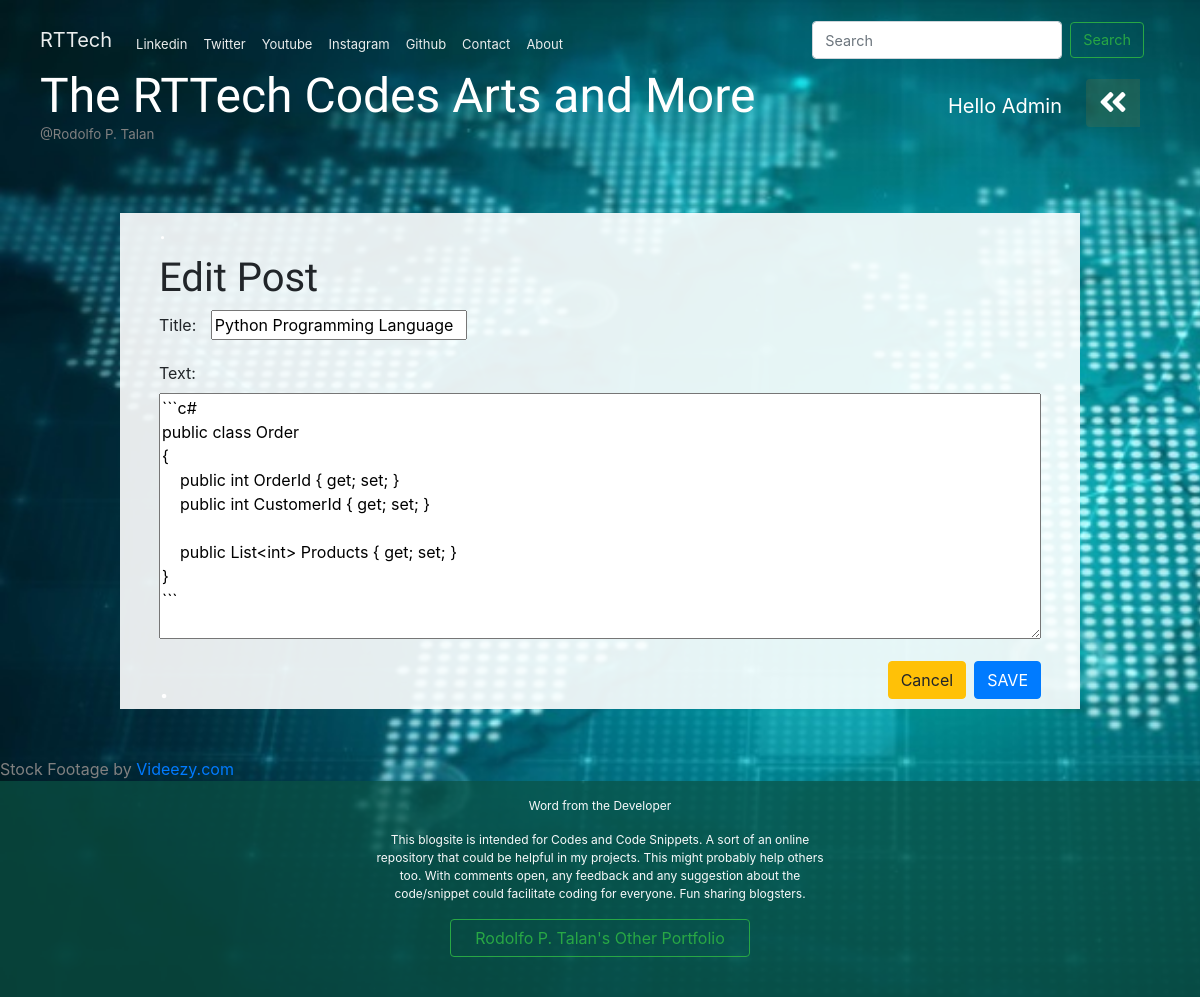
Screenshot of /post/1/edit/ (signed in) with the database file from the repository.
### blog/models.py (models this page shows, shortened)
class Post(models.Model):
    author = models.ForeignKey("auth.User", on_delete= models.CASCADE)
    title = models.CharField(max_length=200)
    text = models.TextField(null=True)
    created_date = models.DateTimeField(default=timezone.now)
    published_date = models.DateTimeField(blank=True, null=True)

### blog/views.py (the view)
# urls.py: path('post/<int:pk>/edit/', views.post_edit, name='post_edit'),
@login_required
def post_edit(request, pk):
    post = get_object_or_404(Post, pk=pk)
    if request.method == 'POST':
        form = PostForm(request.POST, instance=post)
        if form.is_valid():
            post = form.save(commit=False)
            post.author = request.user
            post.save()
            return redirect('post_detail', pk=post.pk)
    else:
        form = PostForm(instance=post)
        stuff_for_frontend = {'form': form, 'post': post, 'post_edit':'Edit Post'}
    return render(request, 'blog/post_edit.html', stuff_for_frontend)

### blog/forms.py
class PostForm(forms.ModelForm):
    class Meta:
        model = Post
        fields = ('title', 'text')

### blog/templates/blog/post_edit.html (shortened to what this page needs)
{% extends 'blog/base.html' %}
{% block content %}
    <div class="ml-4  mr-4">
        <h3 style="color:white">.</h3>
        <h1>{{ post_edit }}</h1>
        <form method="post" class="post-form-blog">
            {{ form.as_p }}
            <button type="submit" class="btn btn-primary">SAVE</button>
            <a href="/" class="btn btn-warning">Cancel</a>
        </form>
        <h1 style="color:white">.</h1>
    </div>
{% endblock %}

### blog/templates/blog/base.html (shortened to what this page needs)
<!DOCTYPE html>
<html lang="en">
{% load static %}
{% load markdownify %}
<head>
    <link rel="stylesheet" href="https://stackpath.bootstrapcdn.com/bootstrap/4.1.3/css/bootstrap.min.css">
    <link rel="stylesheet" href="{% static 'css/blog.css' %}">
    <link rel="stylesheet" href="{% static 'css/burger.css' %}">
    <link rel="stylesheet" href="https://use.fontawesome.com/releases/v5.2.0/css/all.css">
    <link rel="stylesheet" href="{% static 'css/zenburn.css' %}">
</head>
<body>
<div >
    <div class="page-header">
        <nav class="navbar navbar-expand-lg navbar-light"  style="padding-bottom:0;padding-left:0;background-color:rgbargba(255, 148, 0, 1);font-size:.9rem; margin-top:0 ">
          <a class="navbar-brand" href="#" style="color:#EAEDED">RTTech</a>
          <div class="collapse navbar-collapse" id="navbarSupportedContent" >
            <ul class="navbar-nav mr-auto">
              <li class="nav-item">
                <a class="nav-link" href="https://ca.linkedin.com/in/rodolfo-talan-80a74017" target="_blank" style="font-size:small;padding-bottom:0 ; color:#EAEDED">Linkedin</a>
              </li>
              <li class="nav-item active">
                <a class="nav-link" href="https://twitter.com/RodolfoTalan" target="_blank" style="font-size:small; padding-bottom:0 ;color:#EAEDED">Twitter</a>
              </li>
              <li class="nav-item">
                <a class="nav-link" href="https://www.youtube.com/channel/UC8J7CJK9jrePNu4l1rOfOJw?view_as=subscriber " target="_blank" style="font-size:small;padding-bottom:0  ;color:#EAEDED">Youtube</a>
              </li>
              <li class="nav-item">
                <a class="nav-link" href="https://www.instagram.com/rtalanrtarts/" target="_blank" style="font-size:small; padding-bottom:0 ;color:#EAEDED">Instagram</a>
              </li>
              <li class="nav-item">
                <a class="nav-link" href="https://github.com/rtalan2020" target="_blank" style="font-size:small; padding-bottom:0 ;color:#EAEDED">Github</a>
              </li>
              <li class="nav-item">
                <a class="nav-link" href="{% url 'contact' %}" style="font-size:small;padding-bottom:0 ;color:#EAEDED">Contact</a>
              </li>
              <li class="nav-item">
                <a class="nav-link" href="{% url 'about' %}" style="font-size:small;padding-bottom:0 ; color:#EAEDED">About</a>
              </li>
            </ul>
            <form class="form-inline my-1" method="get" action="{% url 'post_list' %}">
              <input class="form-control mr-sm-2 my-1"  style="font-size:.9rem" name="search"
                   {% if search == null or search == ''  %} placeholder="Search" {% else %} value="{{search}}" {% endif %}
                   id="realSearchValue"
                   type="search"
                   aria-label="Search">
              <button class="btn btn-outline-success my-2 my-sm-0"
                      style="font-size:.9rem" onclick="transfer()" type="submit">Search</button>
            </form>
          </div>
        </nav>
        {% if user.is_authenticated %}
           <div class="dropdown top-menu btn-group dropleft" >
              <button class="btn  dropdown " type="button" role="button"
                      data-toggle="dropdown" style="background: rgba(255, 148, 0, .1); color:white" data-hover="dropdown")>
               <i class="fas fa-angle-double-left fa-2x"></i>
              </button>
            </div>
            <p class="top-menu mt-4 mr-4">Hello {{ user.username|title }}</p>
        {% endif %}
        <h1 class="rttech"><a href="{% url 'post_list' %}"  data-toggle="tooltip" data-placement="top" title="Home">The RTTech Codes Arts and More</a></h1>
        <p style="font-size:smaller; margin-bottom:0; color:grey">@Rodolfo P. Talan</h6>
    </div>
     <div class="container mt-5 mb-5" style="background:rgba(255, 255, 255,.9);" >
                {% block content %}
                {% endblock %}
     </div>
    <div style="color:grey">
        Stock Footage by <a href="http://videezy.com">Videezy.com</a>
    </div>
    <footer class="footer  mt-auto py-3">
      <div class="container text-center mb-4">
        <p class="text-light" style="font-size:12px">Word from the Developer</p>
        <p class="text-light mb-3" style="font-size:12px;width:50%;margin:auto">This blogsite is intended for Codes and Code Snippets. A sort of an online repository that could be helpful
             in my projects. This might probably help others too. With comments open, any feedback and any suggestion about
            the code/snippet could facilitate coding for everyone. Fun sharing blogsters. </p>
        <a class="btn btn-outline-success px-4" href="#" >
          Rodolfo P. Talan's Other Portfolio
        </a>
      </div>
    </footer>
</div>
</body>
</html>

### blog/static/css/blog.css (style rules this page uses)
html,body { width:100vw; height: 100vh; margin: 0; }
.page-header { background-color: rgba(11, 83, 69, .7); margin-top: 0; padding: 5px 40px 20px 40px; }
.page-header h1, .page-header h1 a { color: #ffffff; font-size: 36pt; text-decoration: none; }
h1, h2, h3, h4 { font-family: 'Bree Serif', 'Tangerine', 'Inconsolata', 'Droid Sans', serif; }
.post-form-blog textarea { width:100%; }
.post-form-blog .btn-primary { float: right; }
.post-form-blog .btn-warning { float: right; margin-right: 8px }
.post-form-blog input { margin-left: 10px; }
.top-menu, .top-menu:hover { color: #ffffff; float: right; font-size: 15pt; margin-right: 20px; margin-top:12px; }
.container { margin:auto; width:80% }
.rttech { margin-bottom:0; padding-top:0; }
.footer { background-color: rgba(11, 83, 69, 0.7); }
body ul, body ol { line-height: 0; }

### blog/static/css/burger.css (style rules this page uses)
.dropdown { position: relative; display: inline-block; }

### rows the page displays
Post: title "Python Programming Language", text "```c# public class Order { public int OrderId { get; set; } public int CustomerId { get; set; } public List<int> Products { get; set; } } ```"

### other values shown
{{ user.username|title }} "Admin"
{{ post_edit }} "Edit Post"
